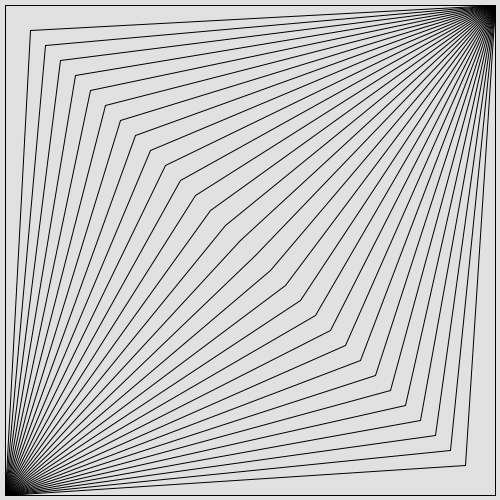
Frame 1 (no input)
Frame 60 (the mouse pressed at the canvas centre just before this capture): identical to frame 1, image omitted
Frame 120 (the mouse held since frame 60 and released just before this capture): identical to frame 1, image omitted

The Processing sketch that drew this single still picture (run headless with seeded random() and noise(); from frame 60 on, the mouse is pressed at the canvas centre):

// Processing sketch: processing_32823
// ── processing_32823.pde

int x = 30;
int y = 30;

int x2 = 30;
int y2 = 30;

int x3 = 20;
int y3 = 20;



int count = 0;
int a=0;



void setup() {
  
  size(500,500);
  background (225);
}

void draw() 


{
 while (count<30){

  smooth();
  line(5,5,5,495);
  line(5,5,495,5);
  line(5,495,495,495);
  line(495,5,495,495);
  
 /* line(5,5,495,495);
  line(495,5,5,495);*/
  
  /*line(20,20,495,5);*/
  line(x,y,495,5);
  
  
  
  /*line(20,20,5,495);*/
  line(x2,y2,5,495);
  
 
  
  
  x= x + 15;
  y= y + 15;
  
  x2= x2 + 15;
  y2= y2 + 15;
  
 


count++;

 }
 
}
